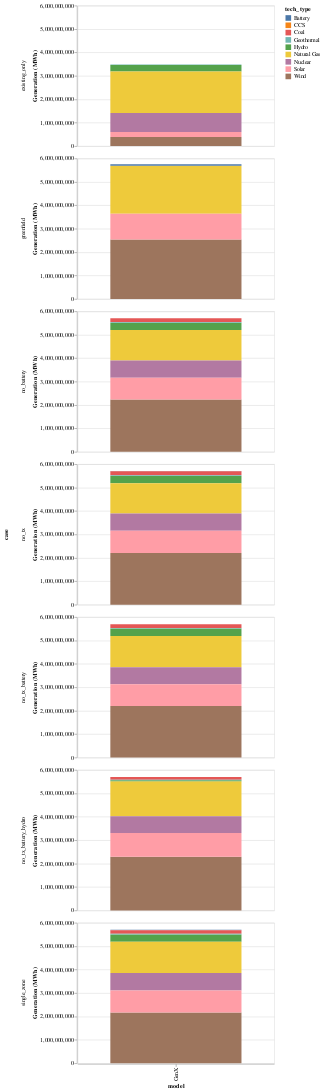

The notebook cell saved with this chart:
### Code cell
chart = alt.Chart(gen.query("planning_year == 2040")).mark_bar().encode(
    xOffset="model:N",
    x="model",
    y=alt.Y("sum(value)").title("Generation (MWh)"),
    color="tech_type:N",
    row="case",
).properties(width=350, height=250)

chart.save("07 - 2040 total generation across cases.png")
chart

### Figure 1 — Vega-Lite specification as saved in the notebook (floating-point values rounded to 4 significant figures; data arrays with more than 128 entries replaced by an {"elided": "..."} marker saying what was removed)
{"$schema": "https://vega.github.io/schema/vega-lite/v5.8.0.json", "config": {"view": {"continuousHeight": 300, "continuousWidth": 300}}, "data": {"name": "data-b71665ca95e1701ae34469d6be10537b"}, "datasets": {"data-b71665ca95e1701ae34469d6be10537b": {"elided": "504 records"}}, "encoding": {"color": {"field": "tech_type", "type": "nominal"}, "row": {"field": "case", "type": "nominal"}, "x": {"field": "model", "type": "nominal"}, "xOffset": {"field": "model", "type": "nominal"}, "y": {"aggregate": "sum", "field": "value", "title": "Generation (MWh)", "type": "quantitative"}}, "height": 250, "mark": {"type": "bar"}, "width": 350}
